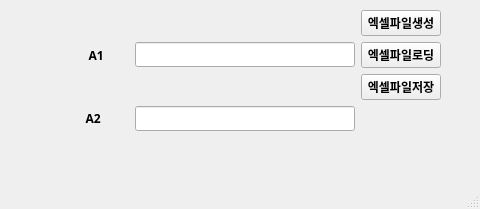
<?xml version="1.0" encoding="UTF-8"?>
<ui version="4.0">
 <class>MainWindow</class>
 <widget class="QMainWindow" name="MainWindow">
  <property name="geometry">
   <rect>
    <x>0</x>
    <y>0</y>
    <width>480</width>
    <height>209</height>
   </rect>
  </property>
  <property name="windowTitle">
   <string>MainWindow</string>
  </property>
  <widget class="QWidget" name="centralwidget">
   <widget class="QWidget" name="gridLayoutWidget">
    <property name="geometry">
     <rect>
      <x>70</x>
      <y>10</y>
      <width>371</width>
      <height>121</height>
     </rect>
    </property>
    <property name="font">
     <font>
      <family>경기천년제목 Bold</family>
      <weight>75</weight>
      <bold>true</bold>
     </font>
    </property>
    <layout class="QGridLayout" name="gridLayout">
     <item row="0" column="1">
      <widget class="QLineEdit" name="e1">
       <property name="font">
        <font>
         <family>경기천년제목 Bold</family>
         <weight>75</weight>
         <bold>true</bold>
        </font>
       </property>
      </widget>
     </item>
     <item row="3" column="0">
      <widget class="QLabel" name="label_2">
       <property name="font">
        <font>
         <family>경기천년제목 Bold</family>
         <weight>75</weight>
         <bold>true</bold>
        </font>
       </property>
       <property name="text">
        <string>     A2 </string>
       </property>
      </widget>
     </item>
     <item row="0" column="4">
      <layout class="QVBoxLayout" name="verticalLayout">
       <item>
        <widget class="QPushButton" name="p1">
         <property name="font">
          <font>
           <family>경기천년제목 Bold</family>
           <weight>75</weight>
           <bold>true</bold>
          </font>
         </property>
         <property name="text">
          <string>엑셀파일생성</string>
         </property>
        </widget>
       </item>
       <item>
        <widget class="QPushButton" name="p2">
         <property name="font">
          <font>
           <family>경기천년제목 Bold</family>
           <weight>75</weight>
           <bold>true</bold>
          </font>
         </property>
         <property name="text">
          <string>엑셀파일로딩</string>
         </property>
        </widget>
       </item>
       <item>
        <widget class="QPushButton" name="p3">
         <property name="font">
          <font>
           <family>경기천년제목 Bold</family>
           <weight>75</weight>
           <bold>true</bold>
          </font>
         </property>
         <property name="text">
          <string>엑셀파일저장</string>
         </property>
        </widget>
       </item>
      </layout>
     </item>
     <item row="0" column="0">
      <widget class="QLabel" name="label">
       <property name="font">
        <font>
         <family>경기천년제목 Bold</family>
         <weight>75</weight>
         <bold>true</bold>
        </font>
       </property>
       <property name="text">
        <string>      A1        </string>
       </property>
      </widget>
     </item>
     <item row="3" column="1">
      <widget class="QLineEdit" name="e2">
       <property name="font">
        <font>
         <family>경기천년제목 Bold</family>
         <weight>75</weight>
         <bold>true</bold>
        </font>
       </property>
      </widget>
     </item>
    </layout>
   </widget>
  </widget>
  <widget class="QMenuBar" name="menubar">
   <property name="geometry">
    <rect>
     <x>0</x>
     <y>0</y>
     <width>480</width>
     <height>21</height>
    </rect>
   </property>
  </widget>
  <widget class="QStatusBar" name="statusbar"/>
 </widget>
 <resources/>
 <connections/>
</ui>
